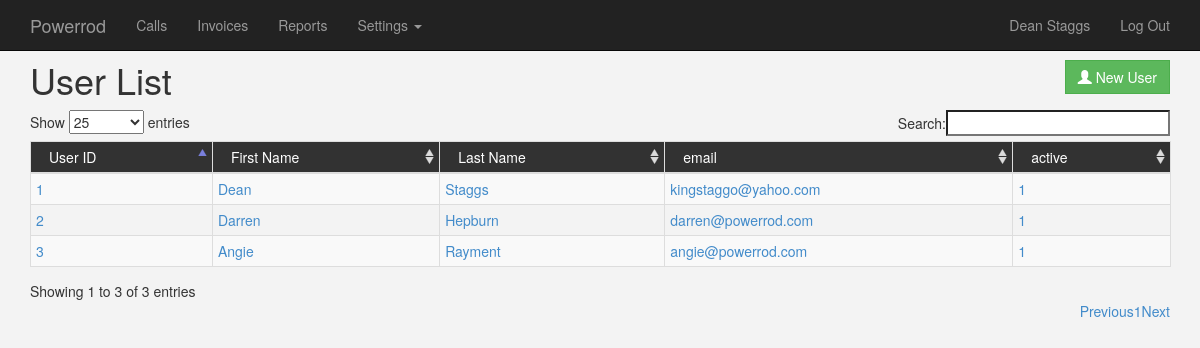
The app's page /index.php/user (signed in) with its own data.
### tables this page shows
CREATE TABLE IF NOT EXISTS `users` (
  `id` smallint(3) NOT NULL AUTO_INCREMENT,
  `username` varchar(30) NOT NULL,
  `firstname` varchar(60) NOT NULL,
  `lastname` varchar(60) NOT NULL,
  `password` varchar(40) NOT NULL,
  `email` varchar(50) NOT NULL,
  `active` int(1) NOT NULL DEFAULT '1',
  PRIMARY KEY (`id`)
);

### application/controllers/user.php (called while the page is built, shortened)
<?php if ( ! defined('BASEPATH')) exit('No direct script access allowed');
class User extends CI_Controller{
	public function __construct(){
		$this->load->model('user_model');
	}
		public function index(){
		$data['users'] = $this->user_model->index();
		$data['page_title'] = 'User List';
		$this->load->view('template/page_header', $data);
		$this->load->view('template/navbar', $data);
		$this->load->view('user/list', $data);
		$this->load->view('template/page_footer', $data);
	}
}

### index.php (called while the page is built, shortened)
<?php
require_once BASEPATH.'core/CodeIgniter.php';

### application/models/user_model.php (called while the page is built, shortened)
<?php
class User_Model extends CI_Model{
	function index(){
		$query = $this->db->get('users');
		$result = $query->result_array();
		return $result;
	}
}

### application/views/user/list.php (the view)
<div class="container">
    <div class="row">
		<div class="col-md-6">
            <h1><?php echo $page_title; ?></h1>
        </div>
    	<div class="col-md-6" style="position:relative; top:20px; margin-bottom:20px; text-align:right;">
             <a href="<?php echo $this->config->item('base_url');?>index.php/user/addnew"><button type="button" class="btn btn-success"><span class="glyphicon glyphicon-user"></span> New User</button></a>
        </div>
    </div>
    <div class="table-responsive">
    <table class="table table-hover table-striped table-condensed table-bordered" id="example">
			<thead>
				<tr>
	                <th>User ID</th>
    	            <th>First Name</th>
        	        <th>Last Name</th>
            	    <th>email</th>
                	<th>active</th>
				</tr>
            </thead>
        	<tbody>
			<?php
                foreach($users as $user){
				$link = $this->config->item('base_url') . $this->config->item('index_page') . '/user/edit/' . $user['id'];
                    echo '<tr>';
                    echo 	'<td><a href="' . $link . '">' . $user['id'] . '</a></td>';
                    echo 	'<td><a href="' . $link . '">' . $user['firstname'] . '</a></td>';
                    echo 	'<td><a href="' . $link . '">' . $user['lastname'] . '</a></td>';
                    echo 	'<td><a href="' . $link . '">' . $user['email'] . '</a></td>';
					echo 	'<td><a href="' . $link . '">' . $user['active'] . '</a></td>';
                    echo'</tr>';
                }
            ?>
            </tbody>
	</table>
    </div>
</div>

### application/views/template/page_header.php (shortened to what this page needs)
<!DOCTYPE html>
<html lang="en">
  <head>
    <link href="<?php echo $this->config->item('css_path'); ?>bootstrap.min.css" rel="stylesheet" >
    <link href="<?php echo $this->config->item('css_path'); ?>datatables/datatablesdataTables.bootstrap.css" rel="stylesheet">
    <link href="<?php echo $this->config->item('css_path'); ?>datetimepicker/bootstrap-datetimepicker.min.css" rel="stylesheet">
	<link href="<?php echo $this->config->item('css_path'); ?>site.css" rel="stylesheet">
  </head>
  <body>

### application/views/template/navbar.php (shortened to what this page needs)
<div class="navbar navbar-default navbar-fixed-top navbar-inverse" role="navigation">
  <div class="container">
    <div class="navbar-header">
      <a class="navbar-brand" href="#">Powerrod</a>
    </div>
    <div class="navbar-collapse collapse">
      <ul class="nav navbar-nav">
        <li><a href="<?php echo $this->config->item('base_url') ;?>index.php/call/">Calls</a></li>
        <li><a href="#about">Invoices</a></li>
        <li><a href="<?php echo $this->config->item('base_url') ;?>index.php/reports/">Reports</a></li>
        <li class="dropdown">
          <a href="#" class="dropdown-toggle" data-toggle="dropdown">Settings <b class="caret"></b></a>
        </li>
      </ul>
      <ul class="nav navbar-nav navbar-right">
        <li><a href="<?php echo $this->config->item('base_url'); ?>/index.php/user/edit/<?php echo $_SESSION['user_id']; ?>"><?php echo $_SESSION['username']; ?></a></li>
        <li><a href="<?php echo $this->config->item('base_url'); ?>/index.php/login/logout">Log Out</a></li>
      </ul>
    </div>
  </div>
</div>

### application/views/template/page_footer.php (shortened to what this page needs)
</body>
</html>

### assets/css/site.css (style rules this page uses)
html { overflow: -moz-scrollbars-vertical; overflow-y: scroll; }
body { padding-top: 40px; padding-bottom: 40px; background-color: #f3f3f3; min-height:101%; }
table.dataTable thead th, table.dataTable thead th.sorting, { background-color:#323232; background:#323232; }
.btn, .form-control, .input-group-addon,input { border-radius:0; moz-border-radius:0; }

### records on screen
users: id "1", firstname "Dean", lastname "Staggs", email "kingstaggo@yahoo.com", active "1"
users: id "2", firstname "Darren", lastname "Hepburn", email "darren@powerrod.com", active "1"
users: id "3", firstname "Angie", lastname "Rayment", email "angie@powerrod.com", active "1"

### other values on screen
$_SESSION['username'] "Dean Staggs"
$page_title "User List"
